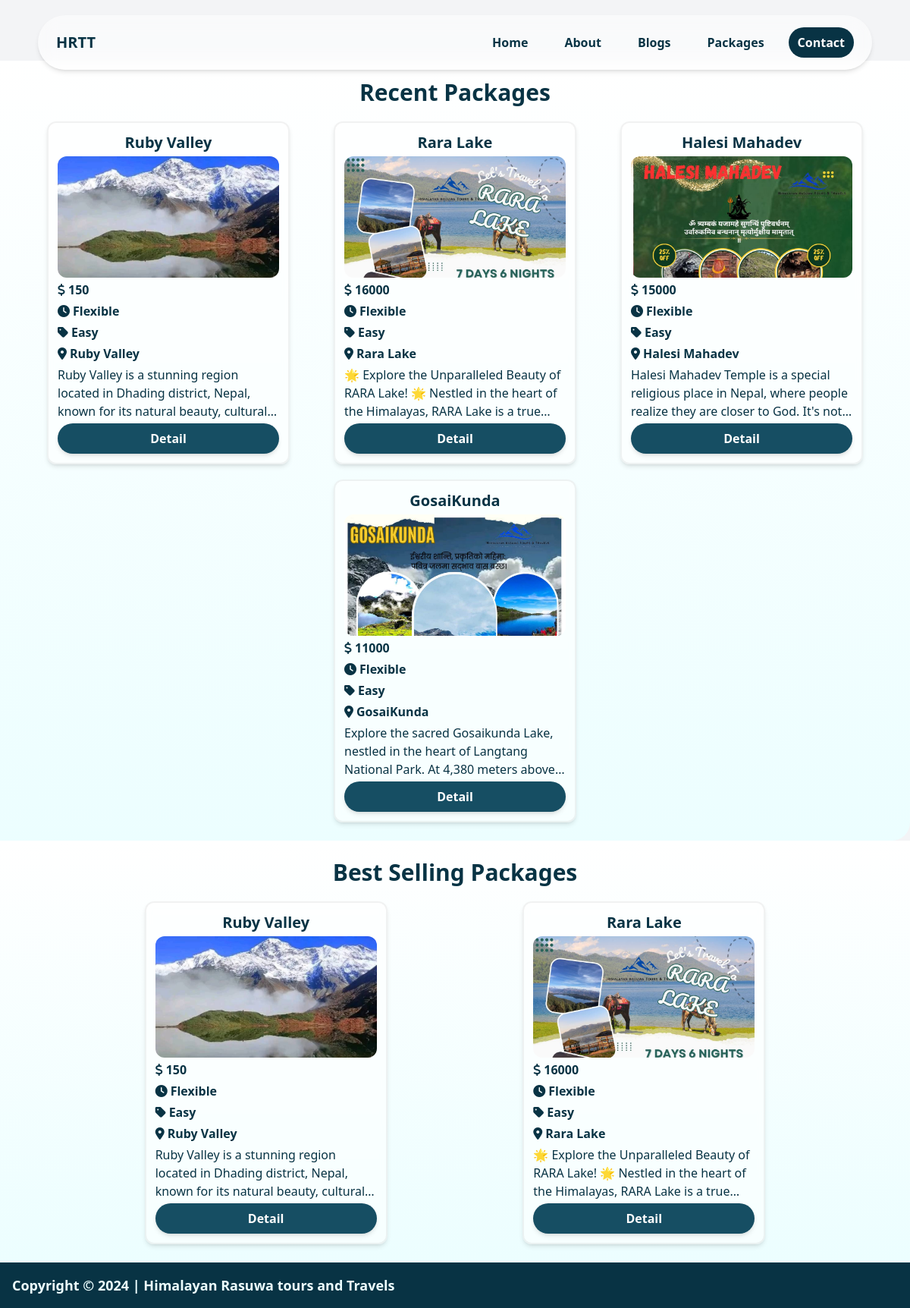
Page /packages/ on the committed database.
### packages/models.py (models this page shows, shortened)
class package(models.Model):
    id = models.AutoField(primary_key=True)
    title = models.CharField(max_length=200)
    description = models.TextField()
    location = models.CharField(max_length=200, default="Nepal")
    difficulty = models.CharField(max_length=200, default="Easy")
    itinerary = models.TextField(null=True, blank=True)
    price = models.IntegerField()
    image = models.ImageField(upload_to='static/packages/images/', blank=True, null=True)
    created_date = models.DateTimeField()
    IsFeatured = models.BooleanField(default=False)

### packages/views.py (the view)
# urls.py: path('packages/', include('packages.urls')),
def packages(request):
    packages = package.objects.all().order_by("-created_date")
    return render(request, 'packages/packages.html', {"packages": packages})

### templates/packages/packages.html (shortened to what this page needs)
{% extends 'base.html' %}
{% block content %}
<div id="packages" class=" rounded-br-3xl sm:mt-20 mt-12 packages flex justify-center flex-col items-center p-6 gap-5 bg-gradient-to-b from-white to-cyan-50 z-1 overflow-hidden">
    <h1 class="font-black text-2xl sm:text-3xl text-center text-cyan-950" >Recent Packages</h1>
    <div class="packages flex flex-wrap gap-5 justify-evenly w-full">
      {% for package in packages %}
      <div class="text-cyan-950 min-w-56 max-w-80 bg-white backdrop-blur-sm bg-opacity-55 shadow-md border-2 border-black border-opacity-5 rounded-xl p-3 flex flex-col gap-1 z-0">
        <h3 class="font-bold text-xl text-center line-clamp-1">{{ package.title }}</h3>
        <div class="w-full rounded-xl h-40 bg-cover" style="background-image: url('{{ package.image.url }}');"></div>
        <p class="flex flex-row items-center font-semibold gap-1"><i class="fa fa-dollar"></i>{{ package.price }}</p>
        <p class="flex flex-row items-center font-semibold gap-1"><i class="fa fa-clock"></i>Flexible</p>
        <p class="flex flex-row items-center font-semibold gap-1"><i class="fa-solid fa-tag"></i>{{ package.difficulty }}</p>
        <p class="flex flex-row items-center font-semibold gap-1"><i class="fa fa-location-dot"></i>{{ package.title }}</p>
        <p class="line-clamp-3">
          {{ package.description | slice:"200" }}
        </p>
        <a href="{% url 'package_details' package.id %}" class="bg-cyan-900 text-white shadow-md font-semibold text-center p-2 rounded-full">Detail</a>
      </div>
      {% endfor %}
    </div>
  </div>
    <div id="packages" class="packages flex justify-center flex-col items-center p-6 gap-5 bg-gradient-to-b from-white to-cyan-50 z-1">
        <h1 class="font-black text-2xl sm:text-3xl text-center text-cyan-950" >Best Selling Packages</h1>
        <div class="packages flex flex-wrap gap-3 justify-evenly w-full">
          {% for package in packages %}
          {% if package.IsFeatured == True %}
          <div class="text-cyan-950 min-w-56 max-w-80 bg-white backdrop-blur-sm bg-opacity-55 shadow-md border-2 border-black border-opacity-5 rounded-xl p-3 flex flex-col gap-1 z-0">
            <h3 class="font-bold text-xl text-center line-clamp-1">{{ package.title }}</h3>
            <div class="w-full rounded-xl h-40 bg-cover" style="background-image: url('{{ package.image.url }}');"></div>
            <p class="flex flex-row items-center font-semibold gap-1"><i class="fa fa-dollar"></i>{{ package.price }}</p>
            <p class="flex flex-row items-center font-semibold gap-1"><i class="fa fa-clock"></i>Flexible</p>
            <p class="flex flex-row items-center font-semibold gap-1"><i class="fa-solid fa-tag"></i>{{ package.difficulty }}</p>
            <p class="flex flex-row items-center font-semibold gap-1"><i class="fa fa-location-dot"></i>{{ package.title }}</p>
            <p class="line-clamp-3">
              {{ package.description | slice:"200" }}
            </p>
            <a href="{% url 'package_details' package.id %}" class="bg-cyan-900 text-white shadow-md font-semibold text-center p-2 rounded-full">Detail</a>
          </div>
          {% endif %}
          {% endfor %}
        </div>
      </div>
{% endblock %}

### rows in the picture
package: title "Ruby Valley", image (picture), price "150", difficulty "Easy", description "Ruby Valley is a stunning region located in Dhading district, Nepal, known for its natural beauty,…"
package: title "Rara Lake", image (picture), price "16000", difficulty "Easy", description "🌟 Explore the Unparalleled Beauty of RARA Lake! 🌟 Nestled in the heart of the Himalayas, RARA Lake is a…"
package: title "Halesi Mahadev", image (picture), price "15000", difficulty "Easy", description "Halesi Mahadev Temple is a special religious place in Nepal, where people realize they are closer to God. It's…"
package: title "GosaiKunda", image (picture), price "11000", difficulty "Easy", description "Explore the sacred Gosaikunda Lake, nestled in the heart of Langtang National Park. At 4,380 meters…"
